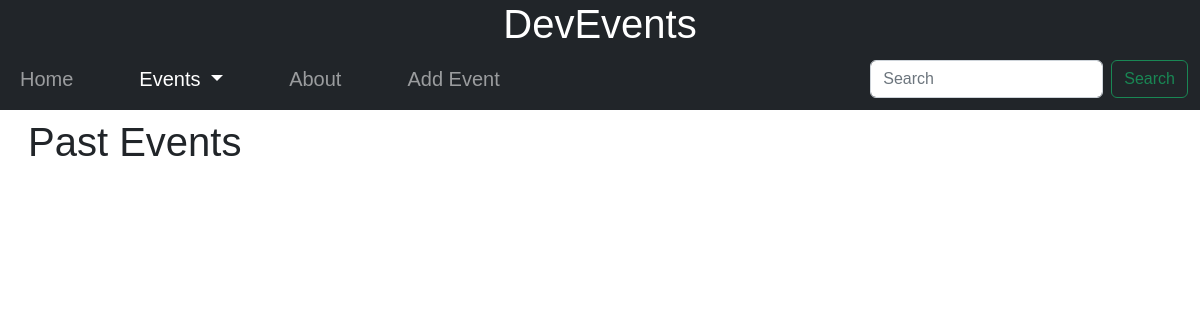
The app's page /event/pastEvents/, older data.
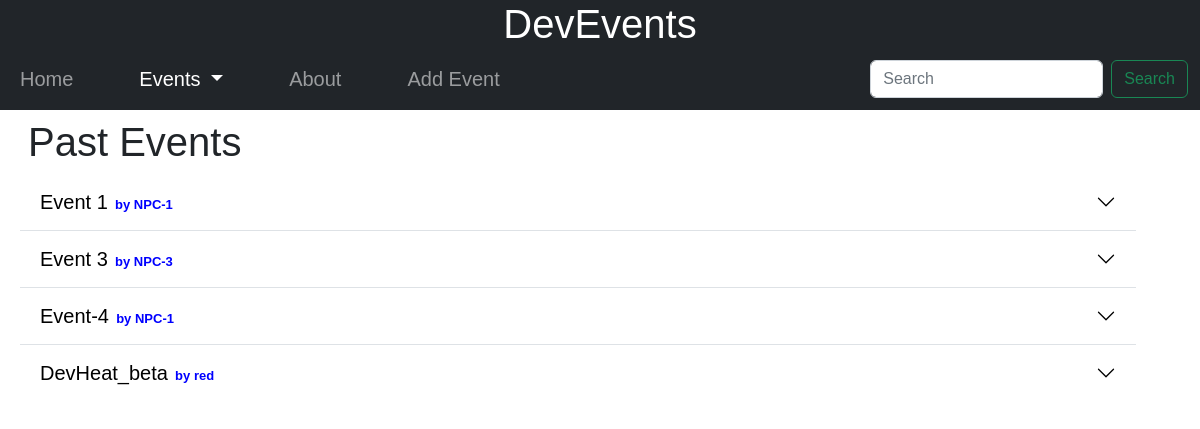
The same page, newer data.
### event/models.py (models this page shows, shortened)
class Event(models.Model):
    serial_no=models.AutoField(primary_key=True)
    title=models.CharField(max_length=100)
    author=models.CharField(max_length=100)
    slug=models.CharField(max_length=100)
    start_time=models.DateTimeField()
    end_time=models.DateTimeField()
    description=models.CharField(max_length=150)
    content=HTMLField()
    pub_timestamp=models.DateTimeField(auto_now=True)
    image=models.ImageField(upload_to="event/images")

### event/views.py (the view)
# urls.py: path('pastEvents/',views.pastEvents,name="pastEvents"),
def pastEvents(request):
    now=timezone.now()
    events=Event.objects.all()
    past_events=[]
    for event in events:
        if (event.end_time>now):
            past_events.append(event)
    params={'past_events':past_events}
    return render(request,"event/pastEvents.html",params)

### templates/event/pastEvents.html (shortened to what this page needs)
{% extends 'base.html' %}
{% block eventactivity %}active{% endblock eventactivity %}
{% block body %}
<div class="container m-2">
    <h1 class="m-2">Past Events</h1>
    <div class="accordion accordion-flush" id="accordionFlushExample">
        {% for event in past_events %}
            <div class="accordion-item" style="padding:10px,0px;">
                <h2 class="accordion-header" id="flush-heading{{forloop.counter}}">
                <button class="accordion-button collapsed my-0" type="button" data-bs-toggle="collapse" data-bs-target="#flush-collapse{{forloop.counter}}" aria-expanded="false" aria-controls="flush-collapse{{forloop.counter}}">
                    <a href="/event/{{event.slug}}" style="text-decoration:none;color:black"><span style="font-size:20px;">{{event.title}}</span><span style="font-size:13px;font-weight:bold;color:blue;" >&nbsp; by {{event.author}}</span></a>
                </button>
                </h2>
            </div>
        {% endfor %}
    </div>
</div>
{% endblock body %}

Row changes from the older to the newer data that the page shows:
added Event: title "Event 1", author "NPC-1"
added Event: title "Event 3", author "NPC-3"
added Event: title "Event-4", author "NPC-1"
added Event: title "DevHeat_beta", author "red"
